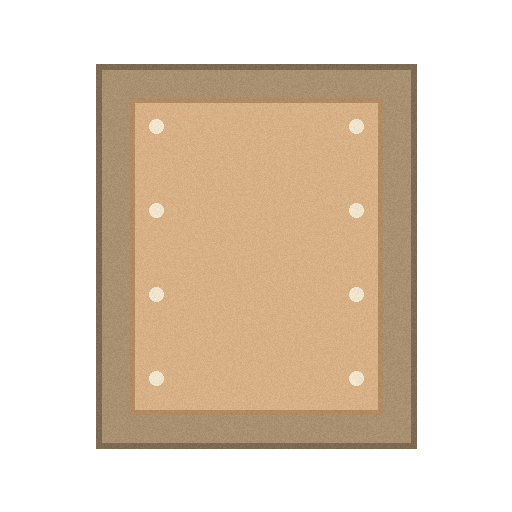
#> input picture examples/gate-family/generation/AST-GATE-CLOSED/candidates/v1-c1.png, 512 x 512 px, found by its file name
$ python check_alpha.py --candidate generation/AST-001/candidates/v1-c1.png
#> lines starting #> are read from the running program, lines starting #| are printed output that depends on the picture; after the words box and inside, x2 and y2 are one past the last pixel; in counts of white or black regions, pixels touching at a corner belong together
#!/usr/bin/env python3
"""Screen a freshly generated candidate for a real transparent background.

Run this immediately after generation, before normalization. The check is
deliberately tiny - four boolean tests over the alpha channel - because its
value is in *when* it runs, not in how clever it is. The same failure was
previously caught at QC, two stages downstream, after normalization had already
processed a candidate that was never going to pass.

The failure it catches is not "the model has no alpha channel". Targets that
support transparency still produce RGBA files with an opaque white background
painted in, because "transparent background" is a phrase that also describes
stock cutouts and editor screenshots. An asset can therefore be technically
RGBA and completely unusable.

    python3 check_alpha.py --candidate generation/AST-001/candidates/v1-c1.png
    python3 check_alpha.py --candidate cand.png --policy opaque

Exit 0 when the candidate satisfies the policy, 1 when it does not. A failure is
OUTPUT_TECHNICAL_FAILURE, owned by game-asset-generator, and it escalates to
G3_CHANGE_GENERATION_STRATEGY rather than G1 - re-rolling the prompt does not
fix a target that just drew a background.
"""

from __future__ import annotations

import argparse
from pathlib import Path
import sys

try:
    from PIL import Image
except ImportError:  # pragma: no cover - environment guard
    print("check_alpha.py requires Pillow: python3 -m pip install Pillow", file=sys.stderr)
    raise SystemExit(2)


def main() -> None:
    parser = argparse.ArgumentParser(description=__doc__, formatter_class=argparse.RawDescriptionHelpFormatter)
    parser.add_argument("--candidate", required=True)
    parser.add_argument("--policy", default="transparent",
                        choices=["transparent", "opaque", "runtime_composited"],
                        help="runtime.background_policy from the AssetSpec (default: transparent)")
    parser.add_argument("--min-transparent-ratio", type=float, default=0.02,
                        help="a real cutout leaves some empty canvas; below this the alpha is decorative")
    args = parser.parse_args()

    path = Path(args.candidate)
    image = Image.open(path)
#> image is the input picture: PIL image 512x512 RGBA; mean R, G, B, A 91.8, 75.9, 57.9, 120.2

    if args.policy != "transparent":
        print(f"alpha: NOT_APPLICABLE  {path.name}  (policy {args.policy})")
        return

    checks: dict[str, bool] = {}
    rgba = image.convert("RGBA")
    alpha = rgba.getchannel("A")
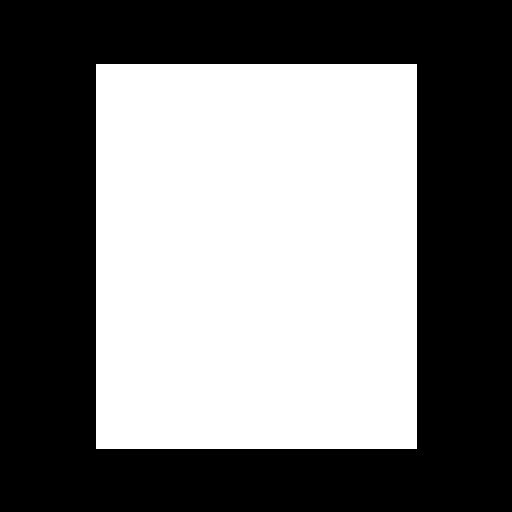
#> alpha: PIL image 512x512 L; 47.1% white; 1 white region, box (x1, y1, x2, y2) and area: (96, 64, 417, 449) 123585
    width, height = rgba.size
#> width = 512; height = 512

    # 1. Does the file carry an alpha channel at all?
    checks["has_alpha_channel"] = image.mode in ("RGBA", "LA", "PA")

    # 2. Is any pixel actually fully transparent?
    checks["has_transparent_pixels"] = alpha.getextrema()[0] == 0

    # 3. Are the corners transparent? A painted-on background fails here even
    #    when the file is RGBA, which is the case the QC check used to catch
    #    only after normalization had already run.
    corners = [(0, 0), (width - 1, 0), (0, height - 1), (width - 1, height - 1)]
#> corners = [(0, 0), (511, 0), (0, 511), (511, 511)]
    checks["corners_transparent"] = all(alpha.getpixel(xy) == 0 for xy in corners)

    # 4. Is the transparent area more than a rounding error? Guards against a
    #    single stray transparent pixel satisfying check 2.
    transparent_pixels = alpha.histogram()[0]
#> transparent_pixels = 138559
    ratio = transparent_pixels / (width * height)
#> ratio = 0.529
    checks["transparent_ratio"] = ratio >= args.min_transparent_ratio

    failed = [name for name, ok in checks.items() if not ok]
#> failed = []
    verdict = "FAIL" if failed else "PASS"
#> verdict = 'PASS'
    print(f"alpha: {verdict}  {path.name}  {width}x{height} {image.mode}  "
          f"transparent {ratio:.1%}")
#| alpha: PASS  v1-c1.png  512x512 RGBA  transparent 52.9%
    for name, ok in checks.items():
        print(f"  {'PASS' if ok else 'FAIL'}  {name}")
#> this loop made 4 passes
#> name on passes 1 to 4: 'has_alpha_channel', 'has_transparent_pixels', 'corners_transparent', 'transparent_ratio'
#|   PASS  has_alpha_channel
#|   PASS  has_transparent_pixels
#|   PASS  corners_transparent
#|   PASS  transparent_ratio

    if failed:
        print(
            "\n# OUTPUT_TECHNICAL_FAILURE - the candidate has a background.\n"
            "# Do not re-roll the prompt (G1); a target that drew a background will draw\n"
            "# one again. Escalate to G3_CHANGE_GENERATION_STRATEGY: use the target's\n"
            "# transparency option explicitly, or change the output strategy.",
            file=sys.stderr,
        )
        raise SystemExit(1)


if __name__ == "__main__":
    main()
